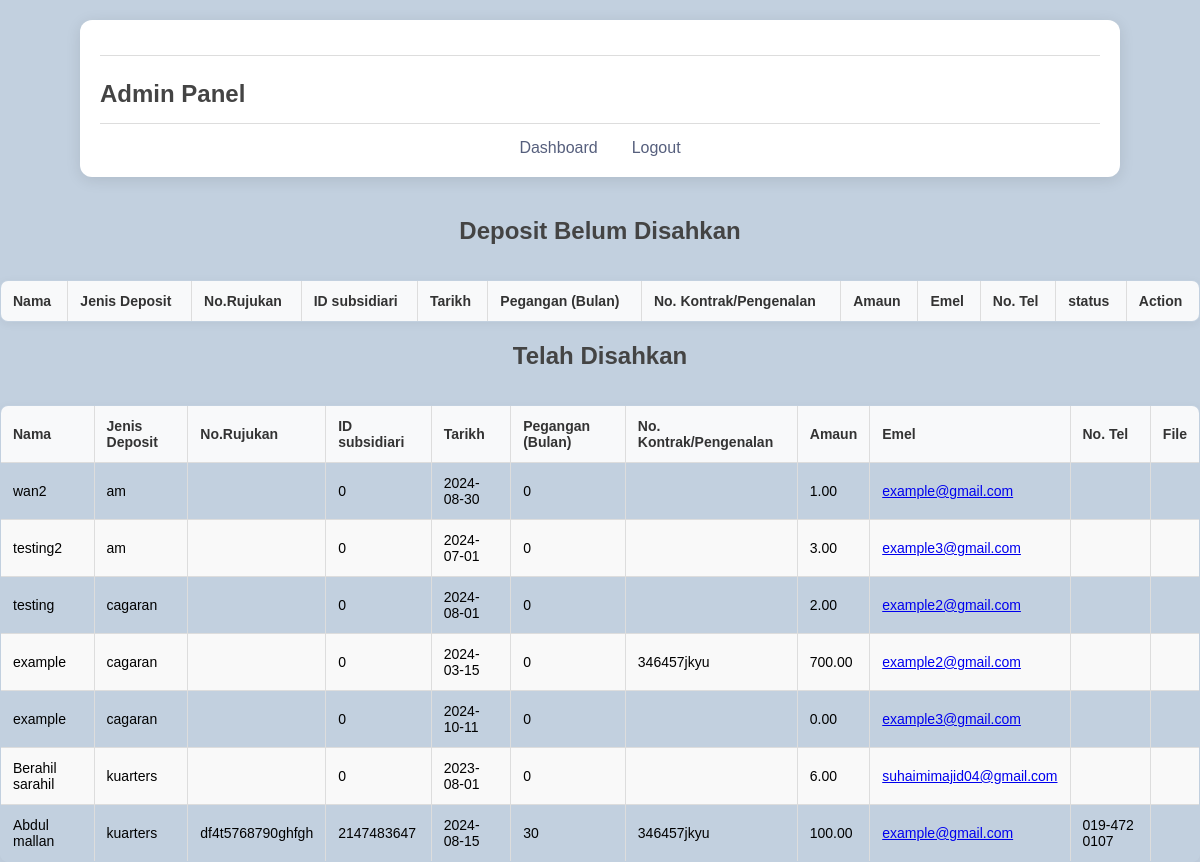
The app's page /admin.php with its own data.
### tables this page shows
CREATE TABLE `deposit_am` (
  `id` int(11) NOT NULL,
  `fname` varchar(255) NOT NULL,
  `rujukan` varchar(255) DEFAULT NULL,
  `subsidiasi` int(11) DEFAULT NULL,
  `tarikh` date DEFAULT NULL,
  `tempoh` int(11) DEFAULT NULL,
  `kontrak` varchar(255) DEFAULT NULL,
  `amaun` decimal(10,2) DEFAULT NULL,
  `emel` varchar(255) NOT NULL,
  `phone` varchar(20) DEFAULT NULL,
  `myfile` varchar(255) DEFAULT NULL,
  `status` enum('Disahkan','Belum Disahkan') NOT NULL DEFAULT 'Belum Disahkan'
);

CREATE TABLE `deposit_cagaran` (
  `id` int(11) NOT NULL,
  `fname` varchar(255) NOT NULL,
  `rujukan` varchar(255) DEFAULT NULL,
  `subsidiasi` int(11) DEFAULT NULL,
  `tarikh` date DEFAULT NULL,
  `tempoh` int(11) DEFAULT NULL,
  `kontrak` varchar(255) DEFAULT NULL,
  `amaun` decimal(10,2) DEFAULT NULL,
  `emel` varchar(255) NOT NULL,
  `phone` varchar(20) DEFAULT NULL,
  `myfile` varchar(255) DEFAULT NULL,
  `status` enum('Disahkan','Belum Disahkan') NOT NULL DEFAULT 'Belum Disahkan'
);

CREATE TABLE `deposit_kuarters` (
  `id` int(11) NOT NULL,
  `fname` varchar(255) NOT NULL,
  `rujukan` varchar(255) DEFAULT NULL,
  `subsidiasi` int(11) DEFAULT NULL,
  `tarikh` date DEFAULT NULL,
  `tempoh` int(11) DEFAULT NULL,
  `kontrak` varchar(255) DEFAULT NULL,
  `amaun` decimal(10,2) DEFAULT NULL,
  `emel` varchar(255) NOT NULL,
  `phone` varchar(20) DEFAULT NULL,
  `myfile` varchar(255) DEFAULT NULL,
  `status` enum('Disahkan','Belum Disahkan') NOT NULL DEFAULT 'Belum Disahkan'
);

### admin.php (the view, shortened to what this page needs)
<?php
include('common.php');
$verified_result = [];
foreach (['deposit_am', 'deposit_cagaran', 'deposit_kuarters'] as $table) {
    $verified_sql = "SELECT * FROM $table WHERE status='Disahkan'";
    $verified_result[$table] = mysqli_query($conn, $verified_sql);
}
?>
<!DOCTYPE html>
<html lang="en">
<head>
    <link rel="stylesheet" href="css/adstyle.css">
</head>
<body>
<div class="container2">
	<hr>
    <h3>Admin Panel</h3>
    <hr>
	<nav>
        <ul>
            <li><a href="admin.php">Dashboard</a></li>
            <li><a href="logout.php">Logout</a></li>
        </ul>
    </nav>
</div>
<h2>Deposit Belum Disahkan</h2>
<table>
    <thead>
        <tr>
            <th>Nama</th>
            <th>Jenis Deposit</th>
            <th>No.Rujukan</th>
			<th>ID subsidiari</th>
            <th>Tarikh</th>
			<th>Pegangan (Bulan)</th>
			<th>No. Kontrak/Pengenalan</th>
            <th>Amaun</th>
			<th>Emel</th>
			<th>No. Tel</th>
			<th>status</th>
            <th>Action</th>
        </tr>
    </thead>
</table>
<h2>Telah Disahkan</h2>
<table>
    <thead>
        <tr>
            <th>Nama</th>
            <th>Jenis Deposit</th>
            <th>No.Rujukan</th>
			<th>ID subsidiari</th>
            <th>Tarikh</th>
			<th>Pegangan (Bulan)</th>
			<th>No. Kontrak/Pengenalan</th>
            <th>Amaun</th>
			<th>Emel</th>
			<th>No. Tel</th>
			<th>File</th>
        </tr>
    </thead>
    <tbody>
        <?php foreach ($verified_result as $table => $result) { ?>
            <?php while($row = mysqli_fetch_assoc($result)) { ?>
                <tr>
                    <td><?php echo $row['fname']; ?></td>
                    <td><?php echo str_replace('deposit_', '', $table); ?></td>
                    <td><?php echo $row['rujukan']; ?></td>
					<td><?php echo $row['subsidiasi']; ?></td>
                    <td><?php echo $row['tarikh']; ?></td>
					<td><?php echo $row['tempoh']; ?></td>
					<td><?php echo $row['kontrak']; ?></td>
                    <td><?php echo $row['amaun']; ?></td>
					<td><a href="mailto:<?php echo $row['emel']; ?>?subject=Predefined%20Subject&body=This%20is%20a%20predefined%20message%20body"><?php echo $row['emel']; ?></a></td>
					<td><?php echo $row['phone']; ?></td>
					<td><?php echo $row['myfile']; ?></td>
                </tr>
            <?php } ?>
        <?php } ?>
    </tbody>
</table>
</body>
</html>

### css/adstyle.css (style rules this page uses)
body { font-family: Arial, sans-serif; background-color: #c2d0df; margin: 0; padding: 0; display: flex; flex-direction: column; align-items: center; justify-content: center; min-height: 100vh; overflow-x: hidden; }
h2, h3 { color: #444; margin-bottom: 15px; font-weight: 600; }
.container2 { width: 90%; max-width: 1000px; margin: 20px auto; background-color: #fff; padding: 20px; border-radius: 12px; box-shadow: 0 3px 15px rgba(0, 0, 0, 0.1); }
h3 { margin-bottom: 15px; font-size: 1.5em; }
hr { border: 0; border-top: 1px solid #ddd; margin: 15px 0; }
table { width: 100%; border-collapse: collapse; margin-top: 20px; border-radius: 8px; overflow: hidden; box-shadow: 0 2px 10px rgba(0, 0, 0, 0.05); }
table, th, td { border: 1px solid #ddd; }
th, td { padding: 12px; text-align: left; font-size: 14px; }
th { background-color: #f8f9fa; color: #333; font-weight: bold; }
tr:nth-child(even) { background-color: #f9f9f9; }
nav ul { list-style-type: none; padding: 0; margin: 0; display: flex; justify-content: center; gap: 10px; }
nav ul li { display: inline; }
nav ul li a { text-decoration: none; color: #565f7d; padding: 8px 12px; transition: color 0.3s; }

### records on screen
deposit_am: fname "wan2", table "am", subsidiasi "0", tarikh "2024-08-30", tempoh "0", amaun "1.00", emel "example@gmail.com"
deposit_am: fname "testing2", table "am", subsidiasi "0", tarikh "2024-07-01", tempoh "0", amaun "3.00", emel "example3@gmail.com"
deposit_cagaran: fname "testing", table "cagaran", subsidiasi "0", tarikh "2024-08-01", tempoh "0", amaun "2.00", emel "example2@gmail.com"
deposit_cagaran: fname "example", table "cagaran", subsidiasi "0", tarikh "2024-03-15", tempoh "0", kontrak "346457jkyu", amaun "700.00", emel "example2@gmail.com"
deposit_cagaran: fname "example", table "cagaran", subsidiasi "0", tarikh "2024-10-11", tempoh "0", amaun "0.00", emel "example3@gmail.com"
deposit_kuarters: fname "Berahil sarahil", table "kuarters", subsidiasi "0", tarikh "2023-08-01", tempoh "0", amaun "6.00", emel "suhaimimajid04@gmail.com"
deposit_kuarters: fname "Abdul mallan", table "kuarters", rujukan "df4t5768790ghfgh", subsidiasi "2147483647", tarikh "2024-08-15", tempoh "30", kontrak "346457jkyu", amaun "100.00", emel "example@gmail.com", phone "019-472 0107"
